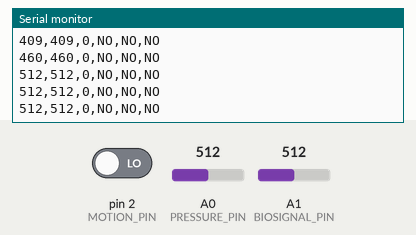
Recording of a sketch running on a simulated Arduino Uno, built with avr-gcc and run on an emulated ATmega328P. On the bench: the last lines printed to the serial monitor. The test bench sets the inputs (shaded band); at power-on: A0 (PRESSURE_PIN) = 512, pin 2 (MOTION_PIN) LOW, A1 (BIOSIGNAL_PIN) = 512.

Above: at 1.2 s.
1.3 s: A0 (PRESSURE_PIN) set to 684
At 1.32 s:
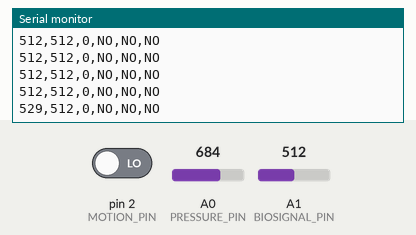
2.8 s: A0 (PRESSURE_PIN) set to 713
At 3.34 s:
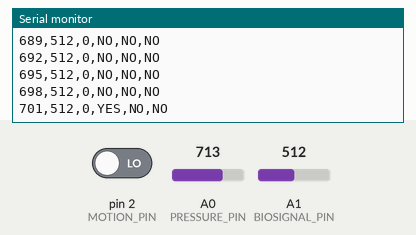
Timing chart, 0 to 5.8 s (numbered marks = the images above; inputs shaded):
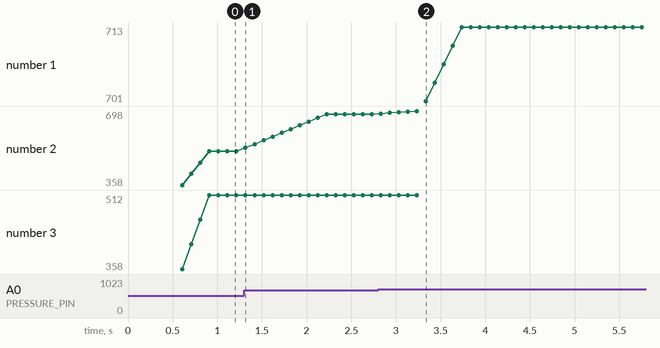

The sketch:

bio.ino
```cpp
/*
  Biometric Sensing and Responsive Therapeutics System

  Current version:
  reads sensor values from the FSR, potentiometer, and tilt switch,
  smooths the analog signals, and flags unusual conditions.
*/

const int PRESSURE_PIN = A0;
const int BIOSIGNAL_PIN = A1;
const int MOTION_PIN = 2;

const int WINDOW_SIZE = 10;

int pressureWindow[WINDOW_SIZE];
int bioWindow[WINDOW_SIZE];
int sampleIndex = 0;
bool buffersFilled = false;

const int PRESSURE_HIGH_THRESHOLD = 700;
const int PRESSURE_LOW_THRESHOLD = 300;
const int BIO_HIGH_THRESHOLD = 680;
const int BIO_LOW_THRESHOLD = 320;

void setup() {
  Serial.begin(115200);
  pinMode(MOTION_PIN, INPUT);

  initializeBuffers();

  Serial.println("Biometric Sensing System");
  Serial.println("avg_fsr,avg_potentiometer,tilt,pressure_alert,bio_alert,motion_alert");
}

void loop() {
  int pressureValue = analogRead(PRESSURE_PIN);
  int bioSignalValue = analogRead(BIOSIGNAL_PIN);
  int motionValue = digitalRead(MOTION_PIN);

  pressureWindow[sampleIndex] = pressureValue;
  bioWindow[sampleIndex] = bioSignalValue;

  sampleIndex++;
  if (sampleIndex >= WINDOW_SIZE) {
    sampleIndex = 0;
    buffersFilled = true;
  }

  int averagedPressure = computeAverage(pressureWindow);
  int averagedBio = computeAverage(bioWindow);

  bool pressureAlert =
    averagedPressure > PRESSURE_HIGH_THRESHOLD ||
    averagedPressure < PRESSURE_LOW_THRESHOLD;

  bool bioAlert =
    averagedBio > BIO_HIGH_THRESHOLD ||
    averagedBio < BIO_LOW_THRESHOLD;

  bool motionAlert = (motionValue == HIGH);

  Serial.print(averagedPressure);
  Serial.print(",");
  Serial.print(averagedBio);
  Serial.print(",");
  Serial.print(motionValue);
  Serial.print(",");
  Serial.print(pressureAlert ? "YES" : "NO");
  Serial.print(",");
  Serial.print(bioAlert ? "YES" : "NO");
  Serial.print(",");
  Serial.println(motionAlert ? "YES" : "NO");

  delay(100);
}

void initializeBuffers() {
  for (int i = 0; i < WINDOW_SIZE; i++) {
    pressureWindow[i] = 0;
    bioWindow[i] = 0;
  }
}

int computeAverage(int values[]) {
  long total = 0;

  for (int i = 0; i < WINDOW_SIZE; i++) {
    total += values[i];
  }

  return total / WINDOW_SIZE;
}
```

Measured:
- the behaviour switches between 700 and 701 on A0 (PRESSURE_PIN) (found by bisection; images 1 and 2)
- after the input at 1.3 s, the serial monitor: prints a new line at once (image 1)
- after the input at 2.8 s, the serial monitor: prints a new line at once (image 2)
- plotted number 2: 512 → 684 after the input at 1.3 s, 684 → 698 after the input at 2.8 s
